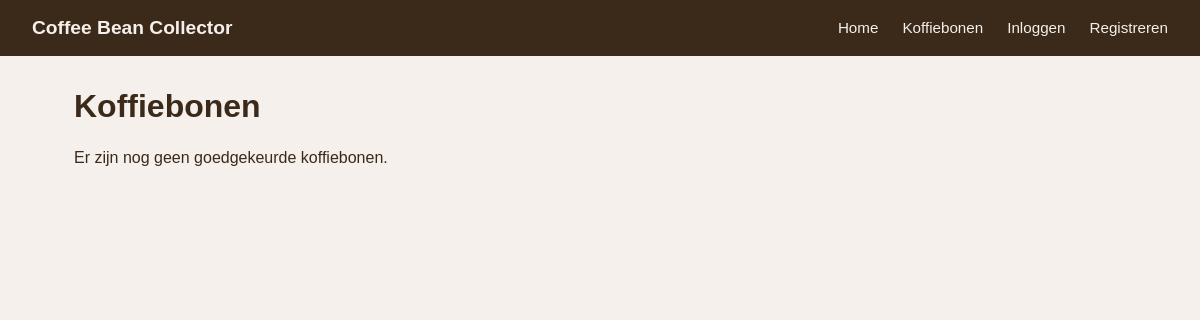
Before: /bonen/ with the older database file.
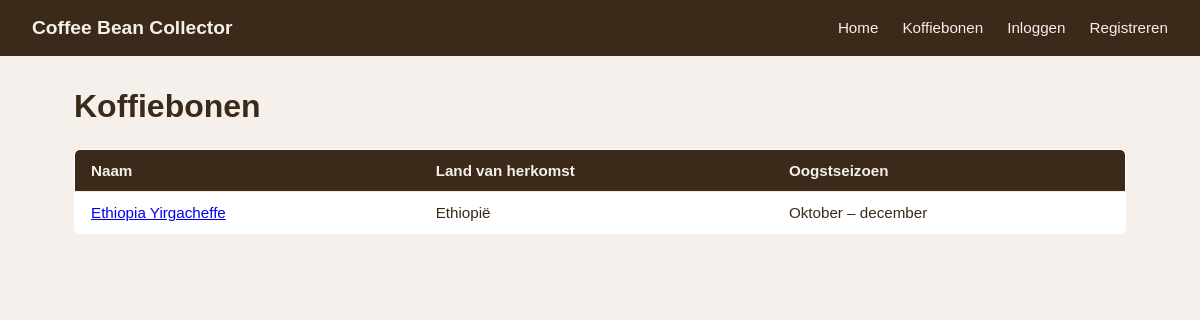
After: the same page with the newer database file.
### base/models.py (models this page shows, shortened)
class Bean(models.Model):
    name = models.CharField(max_length=255)
    country_of_origin = models.CharField(max_length=255)
    roaster = models.CharField(max_length=255, blank=True, default='')
    harvest_season = models.CharField(max_length=255)
    in_season = models.BooleanField(default=True)
    approved = models.BooleanField(default=False)
    approved_by = models.ForeignKey(
        User, null=True, blank=True, on_delete=models.SET_NULL, related_name='approved_beans'
    )

### base/views.py (the view)
# urls.py: path('bonen/', views.bean_list, name='bean_list'),
def bean_list(request):
    from .models import Bean
    beans = Bean.objects.filter(approved=True).order_by('name')
    pending_count = Bean.objects.filter(approved=False).count() if request.user.is_staff else 0
    return render(request, 'base/bean_list.html', {'beans': beans, 'pending_count': pending_count})

### base/templates/base/bean_list.html (shortened to what this page needs)
{% extends "base.html" %}
{% block content %}
<div class="bean-list-container">
    <div class="bean-list-header">
        <h1>Koffiebonen</h1>
    </div>
    {% if beans %}
        <table class="bean-table">
            <thead>
                <tr>
                    <th>Naam</th>
                    <th>Land van herkomst</th>
                    <th>Oogstseizoen</th>
                </tr>
            </thead>
            <tbody>
                {% for bean in beans %}
                    <tr>
                        <td><a href="{% url 'bean_detail' bean.pk %}">{{ bean.name }}</a></td>
                        <td>{{ bean.country_of_origin }}</td>
                        <td>{{ bean.harvest_season }}</td>
                    </tr>
                {% endfor %}
            </tbody>
        </table>
    {% else %}
        <p>Er zijn nog geen goedgekeurde koffiebonen.</p>
    {% endif %}
</div>
{% endblock %}

### base/templates/base.html (shortened to what this page needs)
{% load static %}
<!DOCTYPE html>
<html lang="nl">
<head>
    <link rel="stylesheet" href="{% static 'base/css/style.css' %}">
</head>
<body>
<nav>
    <a class="brand" href="/">Coffee Bean Collector</a>
    <ul>
        <li><a href="/">Home</a></li>
        <li><a href="{% url 'bean_list' %}">Koffiebonen</a></li>
        {% if user.is_authenticated %}
            {% if user.is_staff %}
                <li><a href="{% url 'beheer_bonen' %}">Koffiebonen goedkeuren</a></li>
            {% endif %}
            <li><a href="{% url 'profile' %}">{{ user.get_full_name|default:user.username }}</a></li>
            <li>
                <form method="post" action="{% url 'logout' %}" style="margin:0;">
                    {% csrf_token %}
                    <button type="submit" class="nav-logout-btn">Uitloggen</button>
                </form>
            </li>
        {% else %}
            <li><a href="{% url 'login' %}">Inloggen</a></li>
            <li><a href="{% url 'register' %}">Registreren</a></li>
        {% endif %}
    </ul>
</nav>
<main>
    {% block content %}
    {% endblock %}
</main>
</body>
</html>

### base/static/base/css/style.css (style rules this page uses)
* { margin: 0; padding: 0; box-sizing: border-box; }
body { font-family: Arial, sans-serif; background-color: #f5f0eb; color: #3b2a1a; }
nav { background-color: #3b2a1a; padding: 0 2rem; display: flex; align-items: center; justify-content: space-between; height: 56px; }
nav .brand { color: #f5f0eb; font-size: 1.2rem; font-weight: bold; text-decoration: none; }
nav ul { list-style: none; display: flex; gap: 1.5rem; }
nav ul li a { color: #f5f0eb; text-decoration: none; font-size: 0.95rem; }
main { max-width: 1100px; margin: 2rem auto; padding: 0 1.5rem; }
.bean-list-header { display: flex; justify-content: space-between; align-items: center; margin-bottom: 1.5rem; }
.bean-table { width: 100%; border-collapse: collapse; background-color: #fff; border-radius: 6px; overflow: hidden; border: 1px solid #d9cdbf; }
.bean-table th, .bean-table td { padding: 0.75rem 1rem; text-align: left; font-size: 0.95rem; border-bottom: 1px solid #f0e8dc; }
.bean-table th { background-color: #3b2a1a; color: #f5f0eb; font-weight: bold; }
.bean-table tr:last-child td { border-bottom: none; }

Changed rows visible on the page:
added Bean: name "Ethiopia Yirgacheffe", country_of_origin "Ethiopië", harvest_season "Oktober – december"
Other visible differences:
text no longer shown: "Er zijn nog geen goedgekeurde koffiebonen."
text now shown: "Naam Land van herkomst Oogstseizoen"
